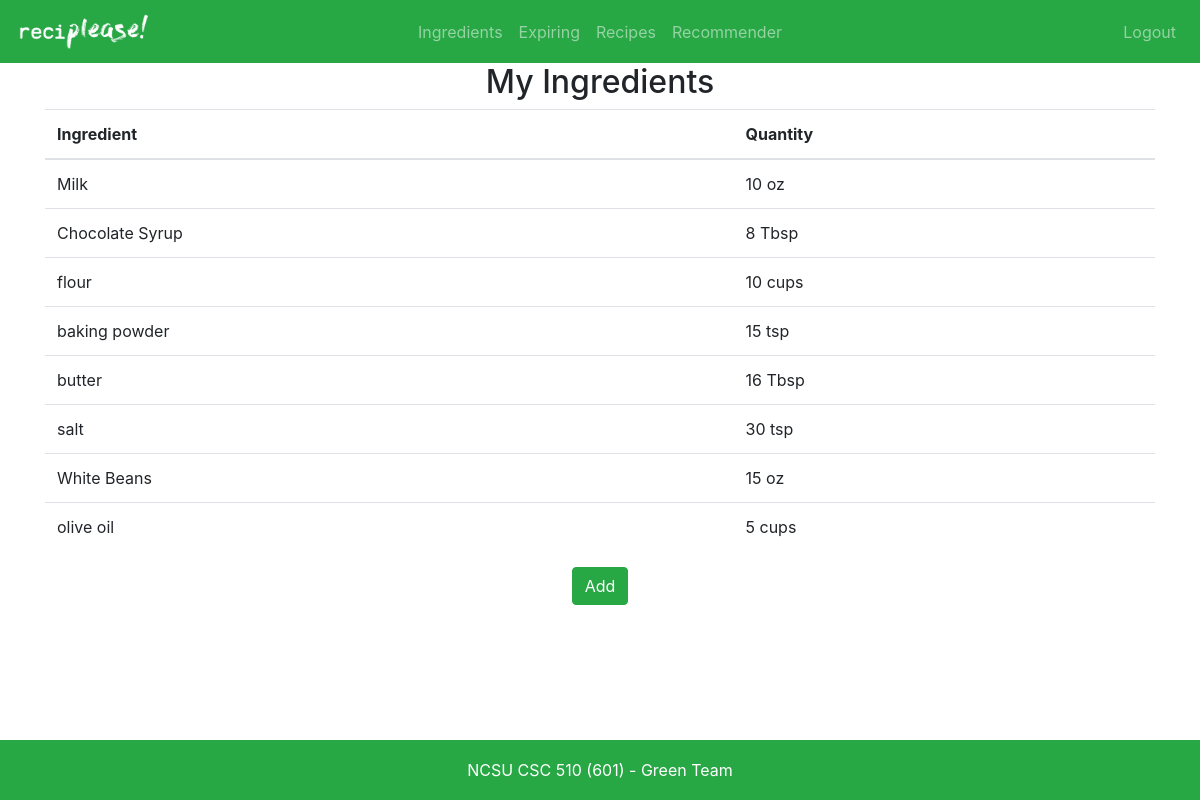
Page /ingredients/ (signed in) on the committed database.
### ingredients/models.py (models this page shows, shortened)
class Ingredient(models.Model):
    name = models.CharField(max_length=200)
    quantity_units = models.CharField(max_length=200) # Type of units for ingredient (oz, lbs, units, etc)

### ingredients/views.py (the view)
# urls.py: path('', views.ingredient_list, name='user_ingredient_list'),
def ingredient_list(request):
    user_ingredients = UserIngredient.objects.filter(user=request.user).select_related('ingredient').values('ingredient', 'ingredient__name', 'exp_date', 'ingredient__quantity_units').annotate(sumqty=Sum('quantity')).order_by('ingredient', '-exp_date')
    return render(request, 'ingredients/user_ingredient_list.html', {'user_ingredients': user_ingredients})

### ingredients/templates/ingredients/user_ingredient_list.html (shortened to what this page needs)
{% extends 'base.html' %}
{% block content %}
<div class="container">
    <h2 align="center">My Ingredients</h2>
    <table class="table">
        <thead>
            <tr>
                <th scope="col">Ingredient</th>
                <th scope="col">Quantity</th>
            </tr>
        </thead>
        <tbody>
            {% for user_ingredient in user_ingredients %}
            <tr>
                <td>{{ user_ingredient.ingredient__name }}</td>
                <td>{{ user_ingredient.sumqty }} {{ user_ingredient.ingredient__quantity_units }}</td>
            </tr>
            {% endfor %}
        </tbody>
    </table>
</div>
<div class="container" align="center">
    <a class="btn btn-success" href="{% url 'add_user_ingredient' %}" role="button">Add</a>
</div>
{% endblock %}

### rows in the picture
Ingredient: ingredient__name "Milk", sumqty "10", ingredient__quantity_units "oz"
Ingredient: ingredient__name "Chocolate Syrup", sumqty "8", ingredient__quantity_units "Tbsp"
Ingredient: ingredient__name "flour", sumqty "10", ingredient__quantity_units "cups"
Ingredient: ingredient__name "baking powder", sumqty "15", ingredient__quantity_units "tsp"
Ingredient: ingredient__name "butter", sumqty "16", ingredient__quantity_units "Tbsp"
Ingredient: ingredient__name "salt", sumqty "30", ingredient__quantity_units "tsp"
Ingredient: ingredient__name "White Beans", sumqty "15", ingredient__quantity_units "oz"
Ingredient: ingredient__name "olive oil", sumqty "5", ingredient__quantity_units "cups"
